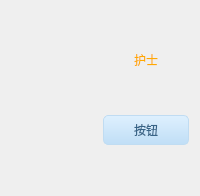
    <widget class="QFrame" name="frame8">
     <property name="styleSheet">
      <string notr="true">QFrame #frame8
{
background:transparent;border:1px solid white;
}</string>
     </property>
     <layout class="QGridLayout" name="gridLayout_5">
      <item row="4" column="1">
       <spacer name="verticalSpacer_25">
        <property name="orientation">
         <enum>Qt::Vertical</enum>
        </property>
        <property name="sizeHint" stdset="0">
         <size>
          <width>20</width>
          <height>40</height>
         </size>
        </property>
       </spacer>
      </item>
      <item row="2" column="1">
       <spacer name="verticalSpacer_26">
        <property name="orientation">
         <enum>Qt::Vertical</enum>
        </property>
        <property name="sizeHint" stdset="0">
         <size>
          <width>20</width>
          <height>40</height>
         </size>
        </property>
       </spacer>
      </item>
      <item row="1" column="0" rowspan="3">
       <widget class="QLabel" name="nurse">
        <property name="minimumSize">
         <size>
          <width>80</width>
          <height>80</height>
         </size>
        </property>
        <property name="maximumSize">
         <size>
          <width>180</width>
          <height>200</height>
         </size>
        </property>
        <property name="text">
         <string/>
        </property>
        <property name="pixmap">
         <pixmap resource="../../../map.qrc">:/res/Baidu_JS/LOGO_BLACK/护士.png</pixmap>
        </property>
        <property name="scaledContents">
         <bool>true</bool>
        </property>
       </widget>
      </item>
      <item row="1" column="1" alignment="Qt::AlignHCenter">
       <widget class="QLabel" name="label_16">
        <property name="styleSheet">
         <string notr="true">font: 12pt &quot;迷你简行楷碑&quot;;
color: rgb(255, 170, 0);</string>
        </property>
        <property name="text">
         <string>护士</string>
        </property>
       </widget>
      </item>
      <item row="3" column="1">
       <widget class="QPushButton" name="LivingSwitch">
        <property name="sizePolicy">
         <sizepolicy hsizetype="Preferred" vsizetype="Preferred">
          <horstretch>0</horstretch>
          <verstretch>0</verstretch>
         </sizepolicy>
        </property>
        <property name="minimumSize">
         <size>
          <width>50</width>
          <height>27</height>
         </size>
        </property>
        <property name="maximumSize">
         <size>
          <width>150</width>
          <height>90</height>
         </size>
        </property>
        <property name="styleSheet">
         <string notr="true">QPushButton,.QToolButton{
border-style:none;
border:1px solid #C0DCF2;
color:#386487;
padding:5px;
min-height:15px;
border-radius:5px;
background:qlineargradient(spread:pad,x1:0,y1:0,x2:0,y2:1,stop:0 #DEF0FE,stop:1 #C0DEF6);
font: 10pt &quot;迷你简小标宋&quot;;
}

QPushButton:hover,.QToolButton:hover{
background:qlineargradient(spread:pad,x1:0,y1:0,x2:0,y2:1,stop:0 #F2F9FF,stop:1 #DAEFFF);
}

QPushButton:pressed,.QToolButton:pressed{
background:qlineargradient(spread:pad,x1:0,y1:0,x2:0,y2:1,stop:0 #DEF0FE,stop:1 #C0DEF6);
}</string>
        </property>
        <property name="text">
         <string>按钮</string>
        </property>
       </widget>
      </item>
      <item row="0" column="1">
       <spacer name="verticalSpacer_27">
        <property name="orientation">
         <enum>Qt::Vertical</enum>
        </property>
        <property name="sizeHint" stdset="0">
         <size>
          <width>20</width>
          <height>40</height>
         </size>
        </property>
       </spacer>
      </item>
     </layout>
    </widget>
